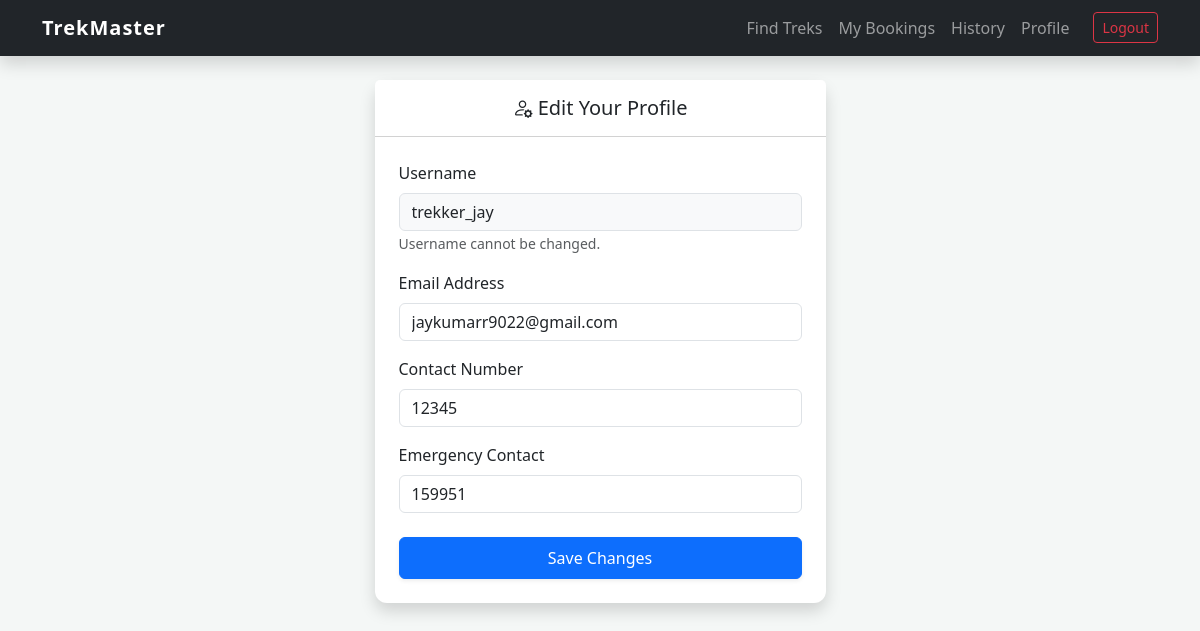
The page /edit_profile (signed in) on the database its author committed.
### models.py (models this page shows)
class User(db.Model):
    __tablename__ = 'user'
    id = db.Column(db.Integer, primary_key=True)
    username = db.Column(db.String(80), unique=True, nullable=False)
    email = db.Column(db.String(120), unique=True, nullable=True)
    password = db.Column(db.String(120), nullable=False)
    contact_number = db.Column(db.String(15), nullable=True) # [NEW] User contact number
    emergency_contact = db.Column(db.String(15), nullable=True) # [NEW] Emergency contact number
    role = db.Column(db.String(20), nullable=False) # 'Admin', 'Staff', 'User'
    status = db.Column(db.String(20), default='Active') # 'Active', 'Blacklisted'
    created_at = db.Column(db.DateTime, default=datetime.utcnow) # [NEW] History tracking ke liye
    bookings = db.relationship('Booking', backref='trekker', lazy=True, cascade="all, delete-orphan")
    staff_profile = db.relationship('StaffProfile', backref='user_account', uselist=False, cascade="all, delete-orphan")

### app.py (the view, shortened to what this page needs)
@app.route('/edit_profile', methods=['GET', 'POST'])
def edit_profile():
    if 'user_id' not in session or session.get('role') != 'User':
        flash("Please login first.")
        return redirect('/login')
    user = User.query.get(session['user_id'])
    return render_template('user/edit_profile.html', user=user)

### templates/user/edit_profile.html
{% extends "base.html" %}
{% block content %}
<div class="row justify-content-center">
    <div class="col-md-5">
        <div class="card shadow border-0">
            <div class="card-header bg-white py-3">
                <h5 class="mb-0 text-center"><i class="bi bi-person-gear"></i> Edit Your Profile</h5>
            </div>
            <div class="card-body p-4">
                <form action="/edit_profile" method="POST">
                    <div class="mb-3">
                        <label class="form-label">Username</label>
                        <input type="text" class="form-control bg-light" value="{{ user.username }}" readonly>
                        <small class="text-muted">Username cannot be changed.</small>
                    </div>
                    <div class="mb-3">
                        <label class="form-label">Email Address</label>
                        <input type="email" name="email" class="form-control" value="{{ user.email }}" required>
                    </div>
                    <div class="mb-3">
                        <label class="form-label">Contact Number</label>
                        <input type="text" name="contact" class="form-control" value="{{ user.contact_number if user.contact_number else '' }}">
                    </div>
                    <div class="mb-4">
                        <label class="form-label">Emergency Contact</label>
                        <input type="text" name="emergency_contact" class="form-control" value="{{ user.emergency_contact if user.emergency_contact else '' }}">
                    </div>
                    <button type="submit" class="btn btn-primary w-100 py-2 shadow-sm">Save Changes</button>
                </form>
            </div>
        </div>
    </div>
</div>
{% endblock %}

### templates/base.html (style rules this page uses)
body { background-color: #f4f7f6; font-family: 'Segoe UI', Tahoma, Geneva, Verdana, sans-serif; }
.card { border: none; border-radius: 12px; transition: 0.3s; }

### rows shown on the page
User: username "trekker_jay", email "jaykumarr9022@gmail.com", contact "12345", emergency_contact "159951"
